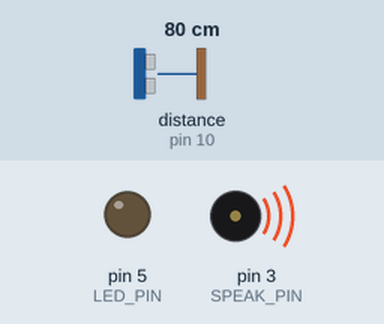
Recording of a sketch running on a simulated Arduino Uno, built with avr-gcc and run on an emulated ATmega328P. Parts: output pins drawn as LEDs (lit = HIGH), buzzer (waves = sounding). Wiring (inferred from the names in the program): ultrasonic range finder: trigger pin 7; echo pin 10. The inputs (shaded band) are chosen by the test bench; at power-on: distance to the obstacle (sensor on pin 10) 80 cm. The echo pulse lasts 58.3 µs per cm; pins used as bus, display or sensor lines are not drawn; what the sketch prints to the serial monitor is not drawn.

Above: at 0.1 s.
Timing chart, 0 to 2.4 s (numbered marks = the images above):
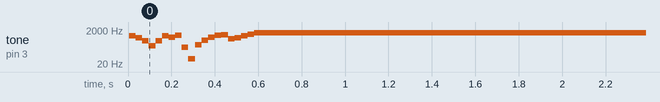

Measured:
- by itself, tone on pin 3 (SPEAK_PIN): plays 929 Hz for 0.03 s, 697 Hz for 0.03 s, 464 Hz for 0.03 s, 234 Hz for 0.03 s, 467 Hz for 0.03 s, 926 Hz for 0.03 s … (21 notes in this stretch)

The sketch:

dist_to_sound.ino
```cpp
#define SPEAK_PIN 3
#define LED_PIN 5
#define TRIG_PIN 7
#define ECHO_PIN 10
#define NOTE_LENGTH 1000
#define BUFFER_SIZE 20

void setup() {
  // put your setup code here, to run once:
  Serial.begin(9600);
  pinMode(TRIG_PIN, OUTPUT);
  pinMode(ECHO_PIN, INPUT);
  pinMode(SPEAK_PIN, OUTPUT);
  pinMode(LED_PIN, OUTPUT);
}

void loop() {
  // put your main code here, to run repeatedly:
  int duration;
  int avg[BUFFER_SIZE];
  int avgDur = 0;

  for (int count = 0; count < BUFFER_SIZE; count++) {
    digitalWrite(TRIG_PIN, LOW);
    delayMicroseconds(2);
    digitalWrite(TRIG_PIN, HIGH);
    delayMicroseconds(5);
    digitalWrite(TRIG_PIN, LOW);
    duration = pulseIn(ECHO_PIN, HIGH);

    duration = max(duration, -duration);
      avg[count] = duration;
      avgDur = 0;
      for (int i = 0; i < BUFFER_SIZE; i++) {
        avgDur += avg[i];
      } //for
      avgDur /= BUFFER_SIZE;
      avgDur = max(avgDur, -avgDur);
      tone(SPEAK_PIN, avgDur, NOTE_LENGTH);
      //analogWrite(LED_PIN, min(avgDur/6, 250));
      //analogWrite(LED_PIN, 250);
      Serial.println(avgDur);
  //    Serial.println(duration);
  //    tone(SPEAK_PIN, duration, NOTE_LENGTH);

      delay(25);
      if (count == BUFFER_SIZE-1) count = 0;

  } //for
}
```
